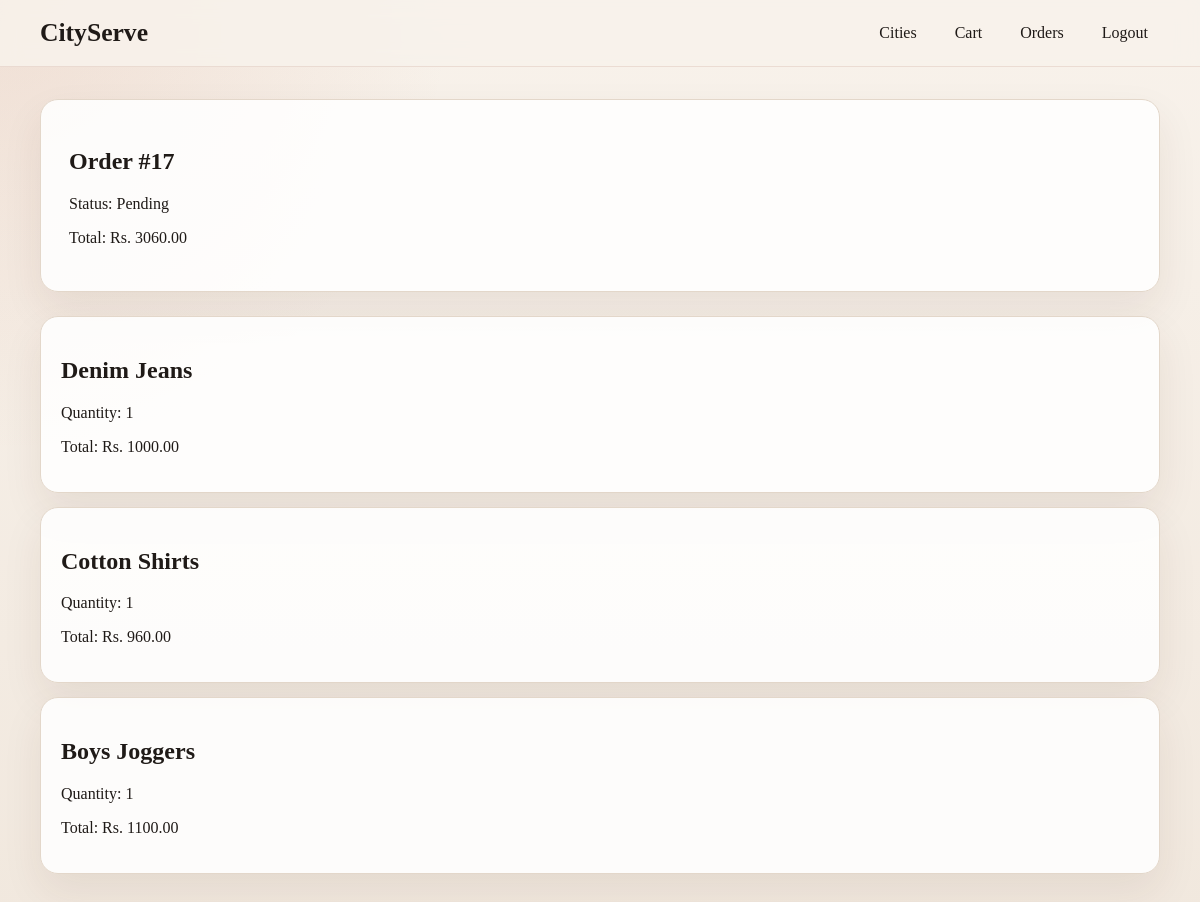
Screenshot of /orders/17/ (signed in) with the database file from the repository.
### orders/models.py (models this page shows, shortened)
class Order(models.Model):
    STATUS_CHOICES = [
        ('pending', 'Pending'),
        ('confirmed', 'Confirmed'),
        ('shipped', 'Shipped'),
        ('out_for_delivery', 'Out for Delivery'),
        ('delivered', 'Delivered'),
        ('cancelled', 'Cancelled'),
    ]
    user = models.ForeignKey(User, on_delete=models.CASCADE)
    created_at = models.DateTimeField(auto_now_add=True)
    delivery_option = models.CharField(max_length=50)
    payment_mode = models.CharField(max_length=20)
    status = models.CharField(max_length=20, choices=STATUS_CHOICES, default='pending')
    subtotal = models.DecimalField(max_digits=10, decimal_places=2, default=0)
    discount = models.DecimalField(max_digits=10, decimal_places=2, default=0)
    delivery_charge = models.DecimalField(max_digits=10, decimal_places=2, default=0)
    total = models.DecimalField(max_digits=10, decimal_places=2, default=0)

class OrderItem(models.Model):
    order = models.ForeignKey(Order, related_name='items', on_delete=models.CASCADE)
    product = models.ForeignKey(Product, on_delete=models.CASCADE)
    quantity = models.PositiveIntegerField()
    @property
    def total_price(self):
        return self.quantity * self.product.discounted_price

### products/models.py (models this page shows, shortened)
class Product(models.Model):
    shop = models.ForeignKey(
    Shop,
    on_delete=models.CASCADE,
    related_name="products",
    default=1   # ← use the shop ID you created
)
    name = models.CharField(max_length=200)
    price = models.DecimalField(max_digits=10, decimal_places=2)
    discount_percent = models.IntegerField(default=0)
    stock = models.IntegerField()
    image = models.ImageField(upload_to='products/', null=True, blank=True)
    @property
    def discounted_price(self):
        if self.discount_percent > 0:
            return self.price * (100 - self.discount_percent) / 100
        return self.price

### orders/views.py (the view)
# urls.py: path('orders/<int:order_id>/', order_detail, name='order_detail'),
@login_required
def order_detail(request, order_id):
    order = get_object_or_404(Order, id=order_id, user=request.user)
    return render(request, 'order_detail.html', {'order': order})

### templates/order_detail.html (shortened to what this page needs)
{% extends 'base.html' %}
{% block content %}
<section class="hero-card">
    <h1>Order #{{ order.id }}</h1>
    <p>Status: {{ order.get_status_display }}</p>
    <p>Total: Rs. {{ order.total }}</p>
</section>
<section class="stack-list">
    {% for item in order.items.all %}
        <div class="card">
            <h2>{{ item.product.name }}</h2>
            <p>Quantity: {{ item.quantity }}</p>
            <p>Total: Rs. {{ item.total_price }}</p>
        </div>
    {% endfor %}
</section>
{% endblock %}

### static/css/style.css (style rules this page uses)
:root { --bg: #f4efe8; --surface: #ffffff; --surface-alt: #f7f1ea; --text: #1f1a17; --muted: #6d6258; --border: #e3d7ca; --accent: #b85c38; --accent-dark: #8f4428; --shadow: 0 18px 40px rgba(73, 43, 28, 0.08); --radius: 18px; }
* { box-sizing: border-box; }
body { margin: 0; font-family: Georgia, "Times New Roman", serif; background: radial-gradient(circle at top left, rgba(184, 92, 56, 0.12), transparent 30%), linear-gradient(180deg, #f8f2eb 0%, #f1e8de 100%); color: var(--text); }
.hero-card, .card { background: rgba(255, 255, 255, 0.88); border: 1px solid var(--border); border-radius: var(--radius); box-shadow: var(--shadow); }
.hero-card { padding: 28px; margin-bottom: 24px; }
.card { padding: 20px; }
.stack-list, .stack-form, .coupon-form, .search-form, .cart-actions { display: flex; flex-direction: column; gap: 14px; }

### rows the page displays
Order: id "17", status "Pending", total "3060.00"
OrderItem: product.name "Denim Jeans", quantity "1", total_price "1000.00"
OrderItem: product.name "Cotton Shirts", quantity "1", total_price "960.00"
OrderItem: product.name "Boys Joggers", quantity "1", total_price "1100.00"
